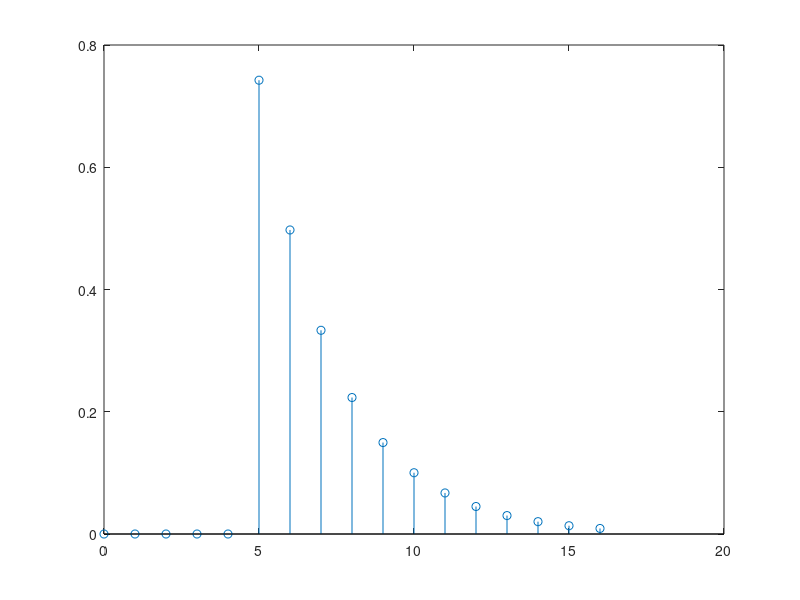

This figure's MATLAB source: (Note: this script raises an error after producing the figure.)
clc; close all; clear global; clearvars;

% MUST BE USED ONCE TO GENERATE AN INPUT FOR
% ALL RECEIVERS

T = 1;              % Symbol period
Tc = T/4;           % upsampling period
Q = T/Tc;           
snr = 10;
sigma_a = 2;

% Filter setup
alpha = 0.67;
beta = 0.7424;
qc_num = [0 0 0 0 0 beta];
qc_denom = [1 -alpha];
qc = impz(qc_num, qc_denom);
% remove al components under max(qc/100)
qc = qc([1:17]);
stem([0:length(qc)-1],qc);

E_qc = sum(qc.^2);

% Input signal: from a PN sequence generate QPSK
L = 1023;
x = PNSeq(L);
in_bits = bitmap(x(1:length(x)-1));

% Upsampling
a_prime = upsample(in_bits,Q);

% Noise
sigma_w = sigma_a * E_qc / (4*snr);     % N0

% Output
s_c = filter(qc_num, qc_denom, a_prime);
wc = wgn(length(s_c),1,sigma_w);
r_c = s_c+wc;

save('rec_input.mat', 'in_bits', 'r_c', 'qc', 'E_qc', 'wc','sigma_w');


%% FIGURES
abs_qc = abs(qc);

figure()
stem(abs_qc);
xlabel('n T/4');
xlim([1 length(abs_qc)]);

[Qc, f] = freqz(qc,1,4096,'whole');

figure()
plot(f,10*log10(abs(Qc)/length(Qc)));
xlim([0 2/T]);

